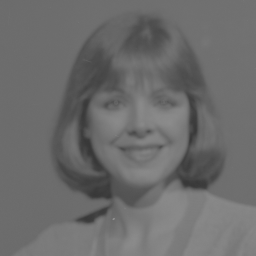
#> input picture DIP_2019_A1/q2.png, 256 x 256 px, found by its file name
$ jupyter execute q2_2.ipynb   (shell and % lines are left out)
#> lines starting #> are read from the running program, lines starting #| are printed output that depends on the picture
### Display the input image and the resultant image side-by-side along with their colorbars (a strip containing k most frequently occurring colors). Give suitable explanation for the resulting colorbars.

[cell 1]

import cv2
import numpy
from matplotlib import pyplot as plt
import matplotlib as mpl
from PIL import Image
from collections import Counter

[cell 2]
image = './DIP_2019_A1/q2.png'
a = 0
b = 255
k = 6

[cell 3]
def linContrastStretching(img, a, b):
    img = cv2.imread(img, 0)

    hist1 = cv2.calcHist([img],[0],None,[256],[0,256])

#     plt.plot(hist1)
#     plt.show()

    (minVal, maxVal, minLoc, maxLoc) = cv2.minMaxLoc(img)

    for i in range(0,img.shape[0]):
        for j in range(0,img.shape[1]):
            img[i,j] = numpy.uint8(a + (b-a)*(img[i,j] - minVal)/(maxVal - minVal))

    res = Image.fromarray(img, 'L')

    hist2 = cv2.calcHist([img],[0],None,[256],[0,256])

#     plt.plot(hist2)
#     plt.show()

    return res

[cell 4]
def color(image):
#     img = cv2.imread(image)
    d = img.shape
    a = []

    for i in range(0, d[0]):
        for j in range(0, d[1]):
            a.append(tuple(numpy.array(img[i,j,:])))

    f = tuple(a)

    return f

[cell 5]
i = cv2.imread(image, 0)
#> i is the input picture: shape (256, 256); min 55, max 144, mean 107.9
image1 = Image.fromarray(i, 'L')
image2 = linContrastStretching(image, 0, 255)
#> in linContrastStretching, `hist1 = cv2.calcHist([img],[0],None,[256],[0,256])`: hist1 = 256 values, max 8325 at index 108, min 0 at index 0, mean 256
#> in linContrastStretching, `(minVal, maxVal, minLoc, maxLoc) = cv2.minMaxLoc(img)`: minVal = 55; maxVal = 144; minLoc = (89, 151); maxLoc = (113, 219)
#> after the loop in linContrastStretching, `for i in range(0,img.shape[0]):`:
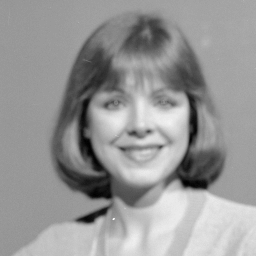
#> img: shape (256, 256); min 0, max 255, mean 151.1
#> in linContrastStretching, `hist2 = cv2.calcHist([img],[0],None,[256],[0,256])`: hist2 = 256 values, max 8325 at index 151, min 0 at index 1, mean 256

- Displaying the images

[cell 6]
image1

[cell 7]
image2

[cell 8]
(minVal, maxVal, minLoc, maxLoc) = cv2.minMaxLoc(i)
#> minVal = 55; maxVal = 144; minLoc = (89, 151); maxLoc = (113, 219)

[cell 9]
img = cv2.imread(image)
a1 = color(img)
#> after the loop in color, `for i in range(0, d[0]):`: a = 65536 items
#> a1 = 65536 items
a2 = color(image2)
#> a2 = 65536 items

[cell 10]
d1 = Counter(a1).most_common(k)
#> d1 = [((108, 108, 108), 8325), ((109, 109, 109), 7032), ((112, 112, 112), 4544), ((111, 111, 111), 3537), ((110, 110, 110), 3092), ((113, 113, 113), 2807)]

[cell 11]
d2 = Counter(a2).most_common(k)
#> d2 has the same summary as d1

[cell 12]
colors = []

[cell 13]
colors_f = []

[cell 14]
for i in range(0, k):
    colors.append(numpy.float32(d1[i][0]))
    colors_f.append(numpy.float32(d2[i][0]))
#> after the loop, colors = [[108, 108, 108], [109, 109, 109], [112, 112, 112], [111, 111, 111], [110, 110, 110], [113, 113, 113]]; colors_f has the same summary as colors

[cell 15]
colors = numpy.asarray(colors)

[cell 16]
colors_f = numpy.asarray(colors_f)

[cell 17]
for i in range(0,k):
    for j in range(0,3):
        if float(maxVal) - float(minVal) != 0:
            colors[i][j] = float((float(colors[i][j]) - float(minVal))/(maxVal - minVal))
#> after the loop, colors = [[0.596, 0.596, 0.596], [0.607, 0.607, 0.607], [0.64, 0.64, 0.64], [0.629, 0.629, 0.629], [0.618, 0.618, 0.618], [0.652, 0.652, 0.652]]

[cell 18]
for i in range(0,k):
    for j in range(0,3):
        if float(maxVal) - float(minVal) != 0:
            colors_f[i][j] = float((float(colors_f[i][j]) - float(a))/(b - a))
#> after the loop, colors_f = [[0.424, 0.424, 0.424], [0.427, 0.427, 0.427], [0.439, 0.439, 0.439], [0.435, 0.435, 0.435], [0.431, 0.431, 0.431], [0.443, 0.443, 0.443]]

[cell 19]
fig, ax = plt.subplots(figsize=(k, 1))
fig.subplots_adjust(bottom=0.5)

cmap = mpl.colors.ListedColormap(colors)
cmap.set_over('0.25')
cmap.set_under('0.75')

bounds = [i for i in range(1, k+1)]
norm = mpl.colors.BoundaryNorm(bounds, cmap.N)
cb2 = mpl.colorbar.ColorbarBase(ax, cmap=cmap,
                                norm=norm,
                                boundaries=[0] + bounds + [13],
                                extend='both',
                                ticks=bounds,
                                spacing='proportional',
                                orientation='horizontal')
# cb2.set_label('Discrete intervals, some other units')
fig.show()
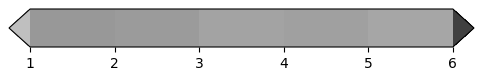
#> figure drawn by matplotlib, 1 panel

[cell 20]
fig, ax = plt.subplots(figsize=(k, 1))
fig.subplots_adjust(bottom=0.5)

cmap = mpl.colors.ListedColormap(colors_f)
cmap.set_over('0.25')
cmap.set_under('0.75')

bounds = [i for i in range(1, k+1)]
norm = mpl.colors.BoundaryNorm(bounds, cmap.N)
cb2 = mpl.colorbar.ColorbarBase(ax, cmap=cmap,
                                norm=norm,
                                boundaries=[0] + bounds + [13],
                                extend='both',
                                ticks=bounds,
                                spacing='proportional',
                                orientation='horizontal')
# cb2.set_label('Discrete intervals, some other units')
fig.show()
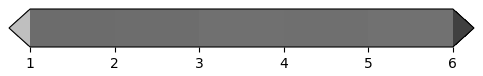
#> figure drawn by matplotlib, 1 panel
